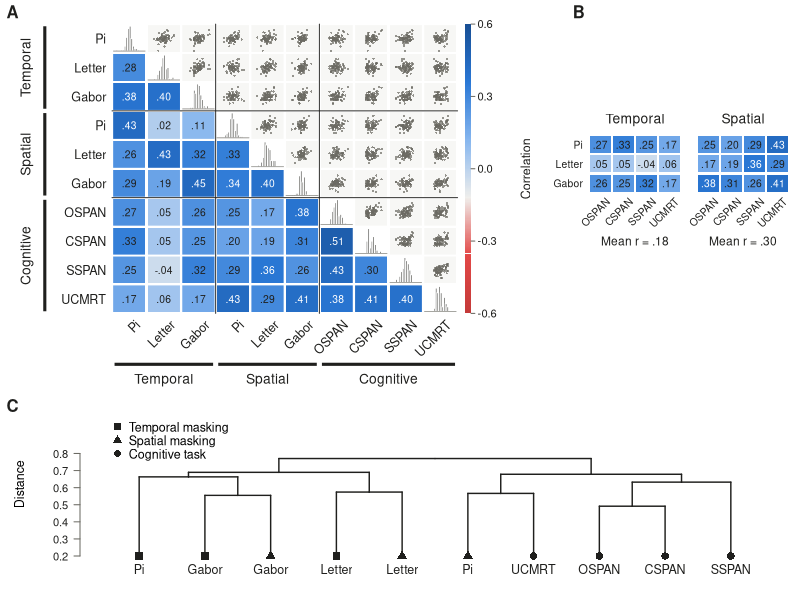
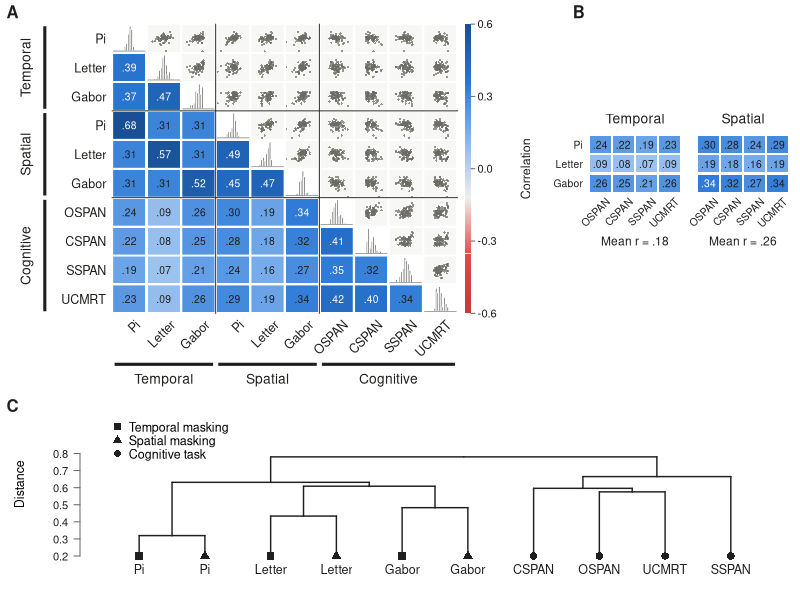
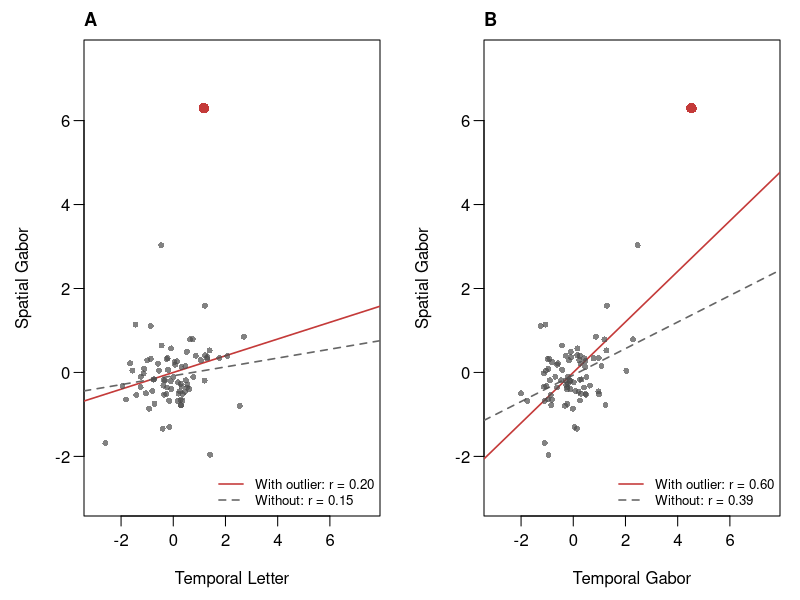

Write R code to recreate these figures, in order.
## ---- chunk 1
ord <- c("TPi", "TLetter", "TGabor", "SPi", "SLetter", "SGabor",
         "OSpan", "CSpan", "Corsi", "Matrix")
lab <- c(TPi = "Pi", TLetter = "Letter", TGabor = "Gabor",
         SPi = "Pi", SLetter = "Letter", SGabor = "Gabor",
         OSpan = "OSPAN", CSpan = "CSPAN", Corsi = "SSPAN", Matrix = "UCMRT")
grp <- c(TPi = "T", TLetter = "T", TGabor = "T",
         SPi = "S", SLetter = "S", SGabor = "S",
         OSpan = "C", CSpan = "C", Corsi = "C", Matrix = "C")
grp_pch  <- c(T = 15, S = 17, C = 16)            # square, triangle, circle
grp_name <- c(T = "Temporal masking", S = "Spatial masking", C = "Cognitive task")
n <- length(ord)

## ---- Data ------------------------------------------------------------------
clean <- read.csv("Data/summary/all_scores_clean.csv", check.names = FALSE)
R_sum <- cor(clean[, ord], use = "pairwise.complete.obs")   # excluded scores are NA
Z_sum <- scale(clean[, ord])

R_sem <- as.matrix(read.csv("Data/summary/sem_corr.csv", row.names = 1, check.names = FALSE))[ord, ord]
theta <- read.csv("Data/summary/sem_theta.csv", check.names = FALSE)
theta <- merge(theta, clean[, c("id", "OSpan", "CSpan", "Corsi", "Matrix")], by = "id")
Z_sem <- scale(theta[, ord])

## ---- Colours -------------------------------------------------------------
INK   <- "#1f1f1d"
MUTED <- "#6b6a63"
HIST  <- "#4a4a46"
PANEL <- "#f7f7f5"
pal   <- colorRampPalette(c("#c43a39", "#e34948", "#f0efec",
                            "#86b6ef", "#2a78d6", "#184f95"))(256)
lim   <- 0.6                                      # colour scale runs from -lim to +lim
r2col <- function(r) pal[round((pmin(pmax(r, -lim), lim) + lim) / (2 * lim) * 255) + 1]
txtcol <- function(fill) {
  rgb <- col2rgb(fill) / 255
  if (sum(c(0.2126, 0.7152, 0.0722) * rgb) < 0.45) "white" else INK
}
fmt_r <- function(r) sub("^(-?)0\\.", "\\1.", sprintf("%.2f", r))

## ---- Layout (inches) ------------------------------------------------------
Wt <- 12.5                     # total width
Hc <- 3.8                      # height of the dendrogram panel (C)
Ha <- 7.4                      # height of the top row (A and B)
print_w <- 6.5                 # printed width (inches) when included with out.width = "100%"
ps <- 12 * Wt / print_w        # pointsize: cex = 1 prints at 12 pt, the size of the caption
Ht <- Ha + Hc                  # total height
to_fig <- function(x1, x2, y1, y2) c(x1 / Wt, x2 / Wt, y1 / Ht, y2 / Ht)

## ---- A: full correlation matrix -------------------------------------------
draw_A <- function(R, Z) {
  y0 <- Hc + 1.55; mat_h <- Ha - 1.55 - 0.45; cs <- mat_h / n
  x0 <- 1.75; gap <- 0.018
  breaks <- seq(-4.5, 4.5, by = 0.5)
  for (i in seq_len(n)) for (j in seq_len(n)) {
    par(fig = to_fig(x0 + (j - 1) * cs + gap, x0 + j * cs - gap,
                     y0 + mat_h - i * cs + gap, y0 + mat_h - (i - 1) * cs - gap),
        new = TRUE, mar = c(0, 0, 0, 0))
    a <- ord[i]; b <- ord[j]
    if (i == j) {                                 # diagonal: histogram
      hist(pmin(pmax(Z[, a], -4.5), 4.5), breaks = breaks, col = HIST, border = "white",
           main = "", xlab = "", ylab = "", axes = FALSE)
      abline(h = 0, col = MUTED, lwd = 0.6)
    } else if (i > j) {                           # lower triangle: correlation
      plot.new(); plot.window(c(0, 1), c(0, 1), xaxs = "i", yaxs = "i")
      fill <- r2col(R[a, b])
      rect(0, 0, 1, 1, col = fill, border = NA)
      text(0.5, 0.5, fmt_r(R[a, b]), col = txtcol(fill), cex = 0.62)
    } else {                                      # upper triangle: scatter
      plot.new(); plot.window(c(-4.2, 4.2), c(-4.2, 4.2), xaxs = "i", yaxs = "i")
      rect(-4.2, -4.2, 4.2, 4.2, col = PANEL, border = NA)
      points(Z[, b], Z[, a], pch = 16, cex = 0.3, col = adjustcolor(MUTED, 0.7))
    }
  }
  # overlay in inch coordinates
  par(fig = c(0, 1, 0, 1), new = TRUE, mar = c(0, 0, 0, 0))
  plot.new(); plot.window(c(0, Wt), c(0, Ht), xaxs = "i", yaxs = "i")
  x_mid <- x0 + (seq_len(n) - 0.5) * cs; y_mid <- y0 + mat_h - (seq_len(n) - 0.5) * cs
  x_end <- x0 + n * cs
  text(x_mid + 0.08, y0 - 0.1, lab[ord], srt = 45, adj = c(1, 1), cex = 0.75, col = INK)
  text(x0 - 0.09, y_mid, lab[ord], adj = 1, cex = 0.75, col = INK)
  for (k in c(3, 6)) {
    segments(x0 + k * cs, y0, x0 + k * cs, y0 + mat_h, col = INK, lwd = 0.9)
    segments(x0, y0 + mat_h - k * cs, x_end, y0 + mat_h - k * cs, col = INK, lwd = 0.9)
  }
  blocks <- list(list(1, 3, "Temporal"), list(4, 6, "Spatial"),
                 list(7, 10, "Cognitive"))
  for (bk in blocks) {
    j1 <- bk[[1]]; j2 <- bk[[2]]
    xa <- x0 + (j1 - 1) * cs + 0.04; xb <- x0 + j2 * cs - 0.04; yb <- y0 - 0.95
    segments(xa, yb, xb, yb, lwd = 3, lend = 1, col = INK)
    text((xa + xb) / 2, yb - 0.3, bk[[3]], cex = 0.83, col = INK)
    ya <- y0 + mat_h - (j1 - 1) * cs - 0.04; yz <- y0 + mat_h - j2 * cs + 0.04; xl <- x0 - 1.05
    segments(xl, ya, xl, yz, lwd = 3, lend = 1, col = INK)
    text(xl - 0.28, (ya + yz) / 2, bk[[3]], srt = 90, cex = 0.83, col = INK)
  }
  cb_x <- x_end + 0.12; cb_w <- 0.09                                    # colour bar
  cb_y <- seq(y0, y0 + mat_h, length.out = length(pal) + 1)
  rect(cb_x, head(cb_y, -1), cb_x + cb_w, tail(cb_y, -1), col = pal, border = NA)
  ticks <- c(-0.6, -0.3, 0, 0.3, 0.6)
  ty <- y0 + (ticks + lim) / (2 * lim) * mat_h
  segments(cb_x + cb_w, ty, cb_x + cb_w + 0.06, ty, col = MUTED)
  text(cb_x + cb_w + 0.1, ty, sprintf("%.1f", ticks), adj = 0, cex = 0.67, col = INK)
  text(cb_x + cb_w + 0.85, y0 + mat_h / 2, "Correlation", srt = 90, cex = 0.75, col = INK)
  text(0.1, Ht - 0.1, "A", font = 2, cex = 1, adj = c(0, 1), col = INK)
}

## ---- B: masking x cognitive sub-matrices (3 x 4 each) ----------------------
## Left: temporal masking tasks vs. the four cognitive tasks; right: spatial masking
## tasks vs. the same four. The average of the 12 correlations is printed below each.
draw_B <- function(R) {
  pan <- list(Temporal = ord[1:3], Spatial = ord[4:6])   # rows of each panel
  cog <- ord[7:10]                                       # columns of each panel
  cs  <- 0.36                                            # cell size (inches)
  xs  <- c(9.20, 10.89)                                  # left edge of the two panels
  y0  <- 7.60                                            # bottom edge of the panels
  plot.window(c(0, Wt), c(0, Ht), xaxs = "i", yaxs = "i")
  for (p in 1:2) {
    S <- R[pan[[p]], cog, drop = FALSE]                  # 3 x 4 block of correlations
    for (i in 1:3) for (j in 1:4) {
      xl <- xs[p] + (j - 1) * cs; yt <- y0 + (4 - i) * cs
      fill <- r2col(S[i, j])
      rect(xl + 0.02, yt - cs + 0.02, xl + cs - 0.02, yt - 0.02, col = fill, border = NA)
      text(xl + cs / 2, yt - cs / 2, fmt_r(S[i, j]), col = txtcol(fill), cex = 0.62)
    }
    xc <- xs[p] + 2 * cs                                 # panel centre
    text(xs[p] + (1:4 - 0.5) * cs + 0.07, y0 - 0.08, lab[cog],
         srt = 45, adj = c(1, 1), cex = 0.62, col = INK)           # column labels
    text(xc, y0 + 3 * cs + 0.28, names(pan)[p], cex = 0.83, col = INK)   # panel title
    text(xc, y0 - 0.90, paste0("Mean r = ", fmt_r(mean(S))), cex = 0.72, col = INK)
  }
  text(xs[1] - 0.1, y0 + (3:1 - 0.5) * cs, lab[pan[[1]]], adj = 1, cex = 0.62, col = INK)  # row labels
  text(8.95, Ht - 0.1, "B", font = 2, cex = 1, adj = c(0, 1), col = INK)
}

## ---- C: hierarchical clustering ---------------------------------------------
draw_C <- function(R, y_lo, h_max) {                                      # shared axis range across figures
  hc   <- hclust(as.dist(1 - R), method = "average")
  dend <- reorder(as.dendrogram(hc), wts = seq_len(n), agglo.FUN = mean)   # follows the order in ord; masking tasks to the left
  leaves <- ord[order.dendrogram(dend)]
  y_hi <- h_max + 0.26                                                      # headroom for the legend
  par(fig = to_fig(0, Wt, 0, Hc), new = TRUE, mar = c(2.2, 4, 0.8, 0.5), xpd = FALSE, yaxs = "i")
  plot(dend, leaflab = "none", ylim = c(y_lo, y_hi), yaxt = "n", edgePar = list(col = INK, lwd = 1.4))
  axis(2, at = seq(y_lo, h_max + 0.06, by = 0.10), las = 1, cex.axis = 0.67,
       col = MUTED, col.axis = INK, tcl = -0.3, mgp = c(3, 0.6, 0))
  mtext("Distance", side = 2, line = 2.6, cex = 0.75)
  par(xpd = NA)
  points(seq_len(n), rep(y_lo, n), pch = grp_pch[grp[leaves]], cex = 1, col = INK)
  text(seq_len(n), y_lo - 0.09 * (y_hi - y_lo), lab[leaves], cex = 0.75, col = INK)
  legend(x = 0.5, y = y_hi, xjust = 0, yjust = 1, legend = grp_name, pch = grp_pch,
         col = INK, bty = "n", cex = 0.75, pt.cex = 0.9, y.intersp = 0.9)
  par(fig = c(0, 1, 0, 1), new = TRUE, mar = c(0, 0, 0, 0), xpd = NA)
  plot.new(); plot.window(c(0, Wt), c(0, Ht), xaxs = "i", yaxs = "i")
  text(0.1, Hc - 0.05, "C", font = 2, cex = 1, adj = c(0, 1), col = INK)
}

make_figure <- function(R, Z, out_file, y_lo, h_max) {
  png(out_file, width = Wt, height = Ht, units = "in", res = 300, pointsize = ps)
  par(mar = c(0, 0, 0, 0), oma = c(0, 0, 0, 0)); plot.new()
  draw_A(R, Z)
  draw_B(R)
  draw_C(R, y_lo, h_max)
  dev.off()
}

# shared y-axis range for panel C in both figures
heights <- c(hclust(as.dist(1 - R_sum), method = "average")$height,
             hclust(as.dist(1 - R_sem), method = "average")$height)
y_lo  <- floor((min(heights) - 0.05) * 10) / 10
h_max <- max(heights)

make_figure(R_sum, Z_sum, "Figure/summary.png", y_lo, h_max)   # summary scores
make_figure(R_sem, Z_sem, "Figure/sem.png", y_lo, h_max)   # model estimates
## ---- chunk 2
all_scores <- read.csv("Data/summary/all_scores.csv", check.names = FALSE)
out_file   <- "Figure/leverage.png"
perc_tasks <- c("TLetter", "TGabor", "TPi", "SLetter", "SGabor", "SPi")
lab <- c(TLetter = "Temporal Letter", TGabor = "Temporal Gabor", TPi = "Temporal Pi",
         SLetter = "Spatial Letter",  SGabor = "Spatial Gabor",  SPi = "Spatial Pi")

# log thresholds, z-scored within task (same scale as the SD screen)
Z <- all_scores
Z[perc_tasks] <- lapply(log(all_scores[perc_tasks]), function(x) as.numeric(scale(x)))

outlier_id <- 21
panels <- list(A = c("TLetter", "SGabor"),   # outlier on one task only: little leverage
               B = c("TGabor",  "SGabor"))   # outlier on both tasks: high leverage

png(out_file, width = 8, height = 4, units = "in", res = 300)
par(mfrow = c(1, 2), mar = c(4.2, 4.2, 2, 1), mgp = c(2.6, 0.7, 0))
for (p in names(panels)) {
  x <- Z[[panels[[p]][1]]]; y <- Z[[panels[[p]][2]]]
  out   <- Z$id == outlier_id
  r_all <- cor(x, y); r_wo <- cor(x[!out], y[!out])

  plot(x, y, type = "n", xlim = c(-3, 7.5), ylim = c(-3, 7.5), las = 1,
       xlab = paste(lab[panels[[p]][1]]), ylab = paste(lab[panels[[p]][2]]))
  abline(lm(y ~ x), col = "#c43a39", lwd = 1.6)                          # with the outlier
  abline(lm(y[!out] ~ x[!out]), col = "grey40", lwd = 1.6, lty = 2)     # without the outlier
  points(x[!out], y[!out], pch = 16, cex = 0.8, col = adjustcolor("grey30", 0.7))
  points(x[out],  y[out],  pch = 16, cex = 1.4, col = "#c43a39")
  legend("bottomright", bty = "n", cex = 0.8,
         legend = c(sprintf("With outlier: r = %.2f", r_all), sprintf("Without: r = %.2f", r_wo)),
         col = c("#c43a39", "grey40"), lty = c(1, 2), lwd = 1.6)
  mtext(p, side = 3, line = 0.5, adj = 0, font = 2, cex = 1.1)
}
dev.off()
